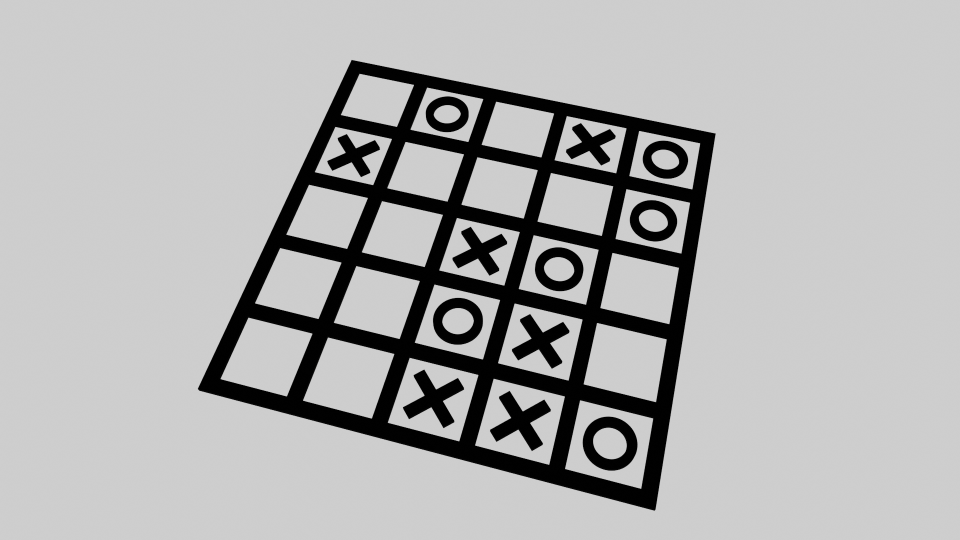
#> input picture BACKEND/easy_0.png, 1920 x 1080 px (shown at 1/2 size)
$ python board_localization.py
#> lines starting #> are read from the running program, lines starting #| are printed output that depends on the picture; after the words box and inside, x2 and y2 are one past the last pixel; in counts of white or black regions, pixels touching at a corner belong together; long printed decimals are rounded
### BACKEND/hough_transform.py
import cv2
import numpy as np

# Param:
def hough(edges, cdst):
    # (FUNCTION) Perform probabilistic hough transform and draw lines into the image
    lines = cv2.HoughLinesP(edges, 1, np.pi / 180, 50, None, 50, 10)
    print(lines)
    if lines is not None:
        for i in range(0, len(lines)):
            l = lines[i][0]
            cv2.line(cdst, (l[0], l[1]), (l[2], l[3]), (0,0,255), 3, cv2.LINE_AA)
    return lines

### BACKEND/agglom_functions.py
import sklearn.cluster as cluster
import numpy as np


def calculate_slopes(lines):
    # convert line data (two x,y point values) into a slope value
    line_slopes = []
    for line in lines:
        line_slope = 0
        if line[0][0] - line[0][2] == 0:
            line_slope = 99999
        else:
            line_slope = (line[0][1] - line[0][3]) / (line[0][0] - line[0][2])
        line_slopes.append(line_slope)
    return line_slopes


def agglom_cluster(lines, line_slopes):
    agglom_model = cluster.AgglomerativeClustering(n_clusters=2, metric='euclidean', memory=None, connectivity=None,
                                            compute_full_tree='auto', linkage='single',
                                            distance_threshold=None, compute_distances=False)

    # fit and predict the lines --> returns each line's cluster (horizontal or vertical)
    # NOTE: just predicting the lines on the training data
    slopes = np.array(line_slopes).reshape(-1, 1)
    slope_clusters = agglom_model.fit_predict(slopes)

    return slope_clusters

### BACKEND/dbscan_functions.py
import math
import cv2

POINT = 0
SLOPE = 1

def calculate_mean_point(lines, slope_clusters, cdst, LINE_DIRECTION, num_directional_lines):
    sum_x = 0
    sum_y = 0

    # track max and min x value and/or y value

    for i in range(len(lines)):
        # only counts vertical or horizontal lines (depending on set to 0 or 1)
        if slope_clusters[i] == LINE_DIRECTION:
            cv2.line(cdst, (lines[i][0][0], lines[i][0][1]), (lines[i][0][2], lines[i][0][3]), (255,0,0), 3, cv2.LINE_AA)
            sum_x += lines[i][0][0] + lines[i][0][2]
            sum_y += lines[i][0][1] + lines[i][0][3]
            num_directional_lines += 1

    avg_x = int(sum_x / (2 * num_directional_lines))
    avg_y = int(sum_y / (2 * num_directional_lines))
    return avg_x, avg_y, num_directional_lines


def calculate_mean_slope(lines, slope_clusters, LINE_DIRECTION, line_slopes, num_directional_lines):
    lines_with_slopes = []
    avg_angle = 0
    for i in range(len(lines)):
        # only counts vertical or horizontal lines (depending on set to 0 or 1)
        if slope_clusters[i] == LINE_DIRECTION:
            lines_with_slopes.append([lines[i], line_slopes[i]])
            avg_angle += math.atan(line_slopes[i])

    # avg_slope = avg_slope / (2 * num_directional_lines)
    print(num_directional_lines)
    avg_slope = math.tan(avg_angle / (num_directional_lines))
    return avg_slope, lines_with_slopes

def calculate_intersections(cdst, slope_clusters, LINE_DIRECTION, lines, line_slopes, y_intercept_avg_vert_line,y_intercept_avg_horizontal_line, avg_slope_0, avg_slope_1):
    intersections = []
    # need to change this to
    intersections_and_slope = []

    for i in range(len(lines)):
        # only counts vertical or horizontal lines (depending on set to 0 or 1)
        if slope_clusters[i] != LINE_DIRECTION:
            # b = y - mx
            y_intercept_horizontal_line = lines[i][0][1] - (line_slopes[i] * lines[i][0][0])
            intersection_x = (y_intercept_avg_vert_line - y_intercept_horizontal_line) / (line_slopes[i] - avg_slope_0)
            intersection_y = ((avg_slope_0 * intersection_x) + y_intercept_avg_vert_line)
            intersections.append([intersection_x, intersection_y])
            intersections_and_slope.append(([intersection_x, intersection_y], line_slopes[i]))
            cv2.circle(cdst, (int(intersection_x), int(intersection_y)), 5, (0, 255, 0), 10)

        else:
            y_intercept_horizontal_line = lines[i][0][1] - (line_slopes[i] * lines[i][0][0])
            intersection_x = (y_intercept_avg_horizontal_line - y_intercept_horizontal_line) / (line_slopes[i] - avg_slope_1)
            intersection_y = ((avg_slope_1 * intersection_x) + y_intercept_avg_horizontal_line)
            intersections.append([intersection_x, intersection_y])
            intersections_and_slope.append(([intersection_x, intersection_y], line_slopes[i]))
            cv2.circle(cdst, (int(intersection_x), int(intersection_y)), 5, (0, 255, 0), 10)

    return intersections, intersections_and_slope


def build_cluster_dict(intercept_clusters, intersections_and_slope):
    cluster_dict = dict()

    for i in range(len(intercept_clusters.labels_)):
        if intercept_clusters.labels_[i] not in cluster_dict:
            cluster_dict[intercept_clusters.labels_[i]] = [intersections_and_slope[i]]
        else:
            cluster_dict[intercept_clusters.labels_[i]].append(intersections_and_slope[i])

    return cluster_dict


def calculate_cluster_averages(cluster_dict):
    merged_points = dict()

    for c in cluster_dict:
        point_sum = [0.0, 0.0]
        slope_sum = 0.0

        for i in cluster_dict[c]:
            point_sum[0] += i[POINT][0]
            point_sum[1] += i[POINT][1]
            print(i[SLOPE])
            slope_sum += i[SLOPE]

        point_average = [(point_sum[0]/len(cluster_dict[c])), (point_sum[1]/len(cluster_dict[c]))]
        slope_average = slope_sum/len(cluster_dict[c])
        merged_points[c] = [point_average, slope_average]

    return merged_points

### BACKEND/board_localization.py
import cv2
import numpy as np
import math
from matplotlib import pyplot as plt
from matplotlib import image as im
import sklearn.cluster as cluster
from hough_transform import hough
from agglom_functions import *
from dbscan_functions import *

# Enumeration
EPSILON = 60
LINE_DIRECTION = 0 # line direction = 0

# Read image as grayscale.
img = cv2.imread('easy_0.png', cv2.IMREAD_GRAYSCALE)
#> img: shape (1080, 1920); min 0, max 206, mean 175.5
assert img is not None, "File not found."
height, width = img.shape
#> height = 1080; width = 1920

# Perform canny edge detection.
edges = cv2.Canny(img,100,200)
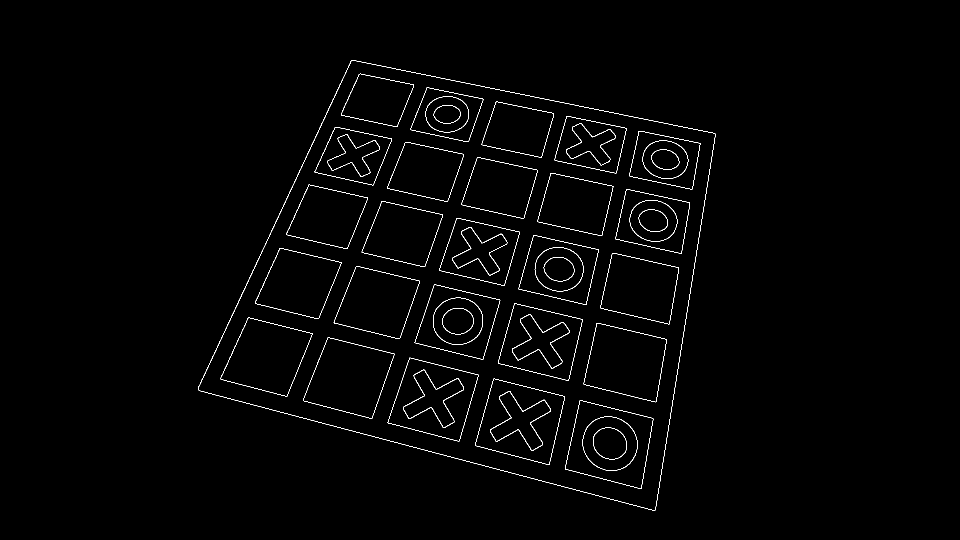
#> edges: shape (1080, 1920) (shown at 1/2 size); 1% white in thin lines or dots, all inside (x1, y1, x2, y2) = (396, 120, 1432, 1022)
cdst = cv2.cvtColor(edges, cv2.COLOR_GRAY2BGR)

# Perform hough transform
lines = hough(edges, cdst)
#> in hough, `lines = cv2.HoughLinesP(edges, 1, np.pi / 180, 50, None, 50, 10)`: lines = 126 rows, first 6: [396, 776, 633, 268], [1310, 1020, 1398, 469], [954, 314, 1075, 340], [987, 757, 1129, 792], [1109, 320, 1231, 346], [572, 469, 694, 497]
#> (printed output is left out)
#> the loop in hough, `for i in range(0, len(lines)):` made 126 passes
#> l on passes 1 to 12: [396, 776, 633, 268], [1310, 1020, 1398, 469], [954, 314, 1075, 340], [987, 757, 1129, 792], [1109, 320, 1231, 346], [572, 469, 694, 497], [1201, 616, 1338, 648], [1172, 609, 1197, 499], [772, 879, 1171, 985], [695, 496, 735, 396], [397, 780, 780, 882], [966, 718, 1000, 601]
#> after the loop in hough, `for i in range(0, len(lines)):`:
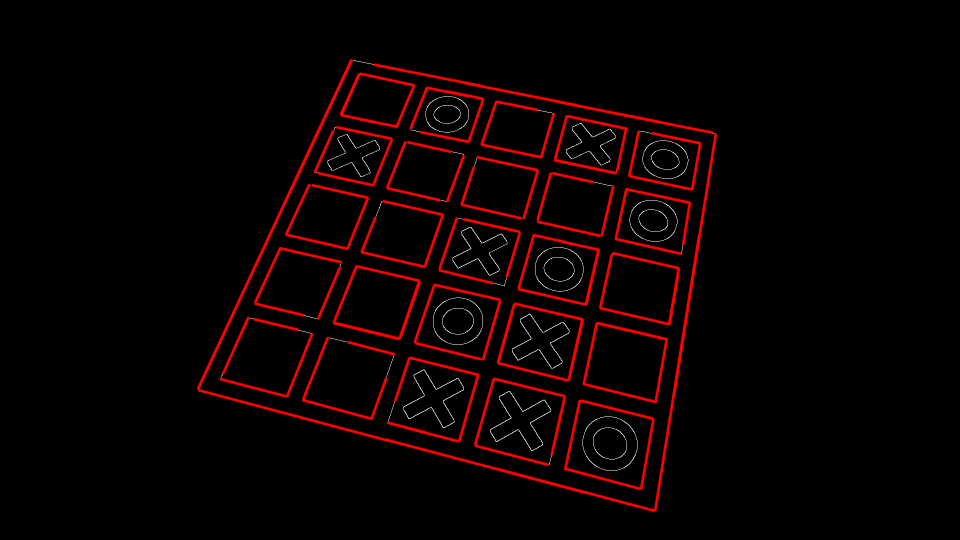
#> cdst: shape (1080, 1920, 3) (shown at 1/2 size); mean B, G, R 0.9, 0.9, 10.8

# Show image.
while True:
    cv2.imshow('test', cdst)
    if cv2.waitKey(1) == ord('q'):
#> (key q is pressed here)
        break

# AGGLOMERATIVE CLUSTERING PREP FUNCTIONS
line_slopes = calculate_slopes(lines) # Calc slopes
#> the loop in calculate_slopes, `for line in lines:` made 126 passes
#> (line, line_slope) on passes 1 to 12: ([[396, 776, 633, 268]], -2.14), ([[1310, 1020, 1398, 469]], -6.26), ([[954, 314, 1075, 340]], 0.215), ([[987, 757, 1129, 792]], 0.246), ([[1109, 320, 1231, 346]], 0.213), ([[572, 469, 694, 497]], 0.23), ([[1201, 616, 1338, 648]], 0.234), ([[1172, 609, 1197, 499]], -4.4), ([[772, 879, 1171, 985]], 0.266), ([[695, 496, 735, 396]], -2.5), ([[397, 780, 780, 882]], 0.266), ([[966, 718, 1000, 601]], -3.44)
#> line_slope on passes 61 to 66: 0.272, -4.72, 0.22, 0.227, 0.226, 0.225
#> after the loop in calculate_slopes, `for line in lines:`: line_slopes = 126 values, max 0.272 at index 60, min -6.31 at index 125, mean -1.64
slope_clusters = agglom_cluster(lines, line_slopes) # Calculate vertical/horizontal line clusters
#> in agglom_cluster, `slopes = np.array(line_slopes).reshape(-1, 1)`: slopes has the same summary as line_slopes in calculate_slopes
#> in agglom_cluster, `slope_clusters = agglom_model.fit_predict(slopes)`: slope_clusters = 126 values, max 1 at index 2, min 0 at index 0, mean 0.508


# DBSCAN PREP FUNCTIONS
num_directional_lines = 0 # used to count number of lines that are equal to LINE_DIRECTION

# Calculates the mean point in the image
avg_x, avg_y, num_directional_lines = calculate_mean_point(lines, slope_clusters, cdst, LINE_DIRECTION, num_directional_lines)
#> the loop in calculate_mean_point, `for i in range(len(lines)):` made 126 passes
#> (sum_x, sum_y) on passes 1, 2, 8, 10, 12, 14, 16, 17, 18, 20, 22, 25: (1029, 1044), (3737, 2533), (6106, 3641), (7536, 4533), (9502, 5852), (12280, 6913), (13478, 8372), (14763, 8871), (16403, 10107), (18277, 11738), (20971, 12937), (23338, 14048)
#> after the loop in calculate_mean_point, `for i in range(len(lines)):`:
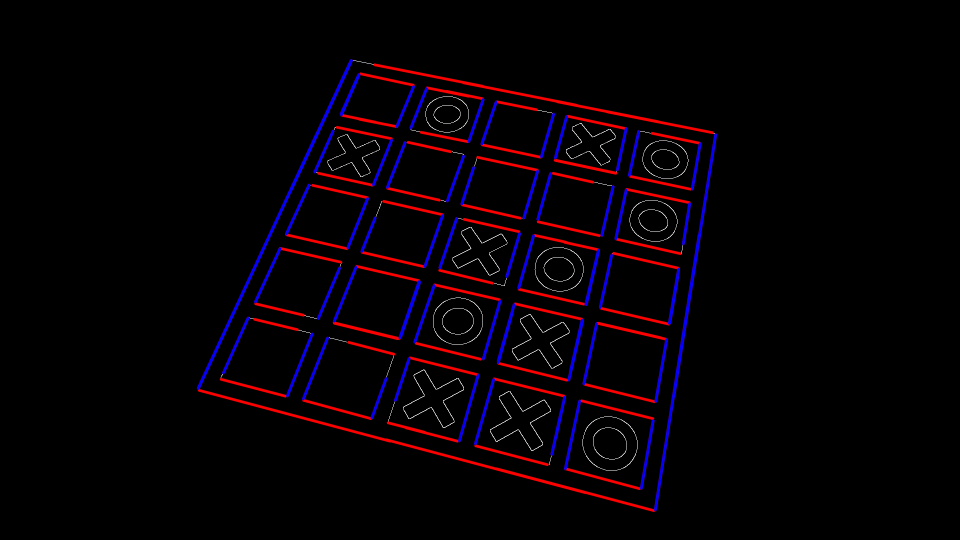
#> cdst: shape (1080, 1920, 3) (shown at 1/2 size); 2.37% of pixels changed, all inside (x1, y1, x2, y2) = (393, 118, 1435, 1023)
#> after the loop in calculate_mean_point, `for i in range(len(lines)):`: num_directional_lines = 62; sum_x = 119498; sum_y = 64963
#> in calculate_mean_point, `avg_x = int(sum_x / (2 * num_directional_lines))`: avg_x = 963
#> in calculate_mean_point, `avg_y = int(sum_y / (2 * num_directional_lines))`: avg_y = 523
#> avg_x = 963; avg_y = 523; num_directional_lines = 62

#Calculates the mean slope of all of the LINE_DIRECTION = 0 lines
avg_slope_0, lines_with_slopes_0 = calculate_mean_slope(lines, slope_clusters, 0, line_slopes, num_directional_lines)
#> the loop in calculate_mean_slope, `for i in range(len(lines)):` made 126 passes
#> avg_angle on passes 1, 2, 8, 10, 12, 14, 16, 17, 18, 20, 22, 25: -1.13, -2.55, -3.89, -5.08, -6.37, -7.78, -8.97, -10.11, -11.35, -12.64, -14.04, -15.38
#> after the loop in calculate_mean_slope, `for i in range(len(lines)):`: avg_angle = -78.83; lines_with_slopes = 62 items, first 6: [[[396, 776, 633, 268]], -2.14], [[[1310, 1020, 1398, 469]], -6.26], [[[1172, 609, 1197, 499]], -4.4], [[[695, 496, 735, 396]], -2.5], [[[966, 718, 1000, 601]], -3.44], [[[1347, 793, 1431, 268]], -6.25]
#| 62
#> in calculate_mean_slope, `avg_slope = math.tan(avg_angle / (num_directional_lines))`: avg_slope = -3.24
#> avg_slope_0 = -3.24; lines_with_slopes_0 has the same summary as lines_with_slopes in calculate_mean_slope
# Calculates the mean slope of all of the LINE_DIRECTION = 1 lines
avg_slope_1, lines_with_slopes_1 = calculate_mean_slope(lines, slope_clusters, 1, line_slopes, num_directional_lines)
#> the loop in calculate_mean_slope (call 2), `for i in range(len(lines)):` made 126 passes
#> avg_angle on passes 3, 4, 5, 6, 7, 9, 11, 13, 15, 19, 21, 23: 0.212, 0.453, 0.663, 0.889, 1.12, 1.38, 1.64, 1.88, 2.1, 2.34, 2.55, 2.77
#| 62
#> avg_slope_1 = 0.237; lines_with_slopes_1 = 64 items, first 6: [[[954, 314, 1075, 340]], 0.215], [[[987, 757, 1129, 792]], 0.246], [[[1109, 320, 1231, 346]], 0.213], [[[572, 469, 694, 497]], 0.23], [[[1201, 616, 1338, 648]], 0.234], [[[772, 879, 1171, 985]], 0.266]

print(avg_slope_0, end="\n\n")
#| -3.240
print(avg_slope_1, end="\n\n")
#| 0.237
#print([i for i in lines_with_slopes_0], end="\n\n")
#print([i for i in lines_with_slopes_1], end="\n\n")


# calculate y-intercept (b) of mean vertical line
# b = y - mx
y_intercept_avg_vert_line = avg_y - (avg_slope_0 * avg_x)
#> y_intercept_avg_vert_line = 3643.4
y_intercept_avg_horizontal_line = avg_y - (avg_slope_1 * avg_x)
#> y_intercept_avg_horizontal_line = 294.7


# calculates the points of intersection between avg line (vertical & horizontal) & each actual line
intersections, intersections_and_slope = calculate_intersections(cdst, slope_clusters, LINE_DIRECTION, lines, line_slopes, y_intercept_avg_vert_line,y_intercept_avg_horizontal_line, avg_slope_0, avg_slope_1)
#> the loop in calculate_intersections, `for i in range(len(lines)):` made 126 passes
#> (y_intercept_horizontal_line, intersection_x, intersection_y) on passes 1 to 12: (1624.8, 558.7, 427.2), (9222.4, 1373.8, 620.4), (109, 1022.9, 328.8), (513.7, 897.6, 735), (83.66, 1030.8, 303.3), (337.7, 952.7, 556.4), (335.5, 952.2, 557.9), (5765.8, 1179.9, 574.4), (673.9, 847, 898.9), (2233.5, 708.3, 462.6), (674.3, 846.7, 899.8), (4042.2, 1018.8, 536.2)
#> y_intercept_horizontal_line on pass 34: 8295.1
#> after the loop in calculate_intersections, `for i in range(len(lines)):`:
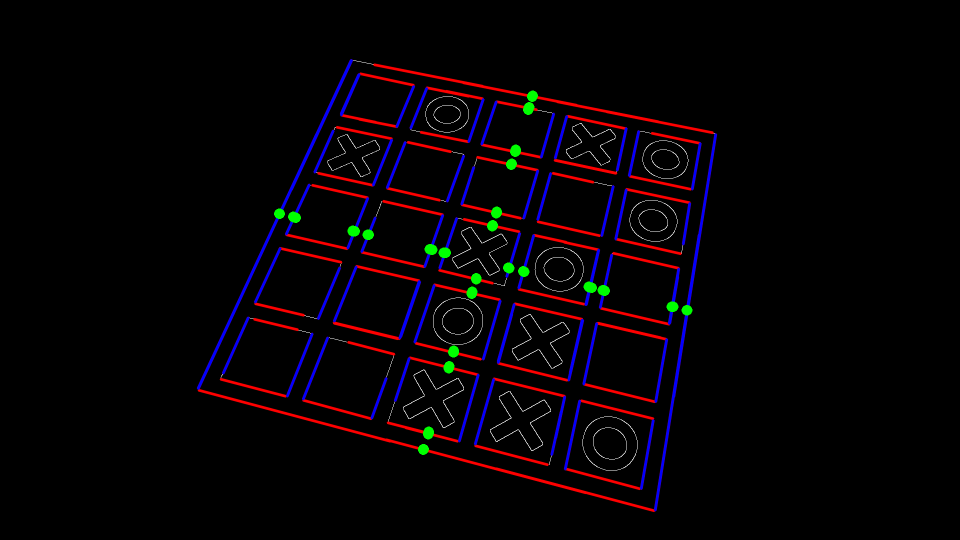
#> cdst: shape (1080, 1920, 3) (shown at 1/2 size); 0.47% of pixels changed, all inside (x1, y1, x2, y2) = (548, 181, 1385, 910)


while True:
    cv2.imshow('test', cdst)
    if cv2.waitKey(1) == ord('q'):
#> (key q is pressed here)
        break


# Perform DBSCAN and obtain clusters with just the intersections, not the slopes
intercept_clusters = cluster.DBSCAN(eps=EPSILON, min_samples=1).fit(np.array(intersections))

for i in range(len(intersections)):
    if intercept_clusters.labels_[i] >= 0:
        cv2.circle(cdst, (int(intersections[i][0]), int(intersections[i][1])), 5, (int(intercept_clusters.labels_[i]*21), 0, 0), 10)
#> this loop made 126 passes
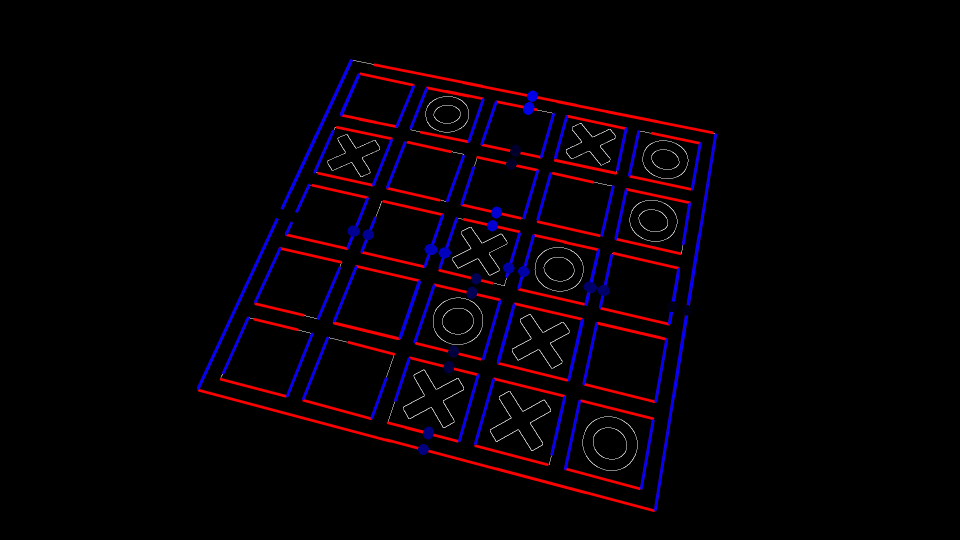
#> cdst: shape (1080, 1920, 3) (shown at 1/2 size); 0.47% of pixels changed, all inside (x1, y1, x2, y2) = (548, 181, 1385, 910)

while True:
    cv2.imshow('test', cdst)
    if cv2.waitKey(1) == ord('q'):
#> (key q is pressed here)
        break


# (FUNCTION) done
cluster_dict = build_cluster_dict(intercept_clusters, intersections_and_slope)

# (FUNCTION) Calculate the average point and slope for each cluster.
merged_points = calculate_cluster_averages(cluster_dict)
#> the loop in calculate_cluster_averages, `for c in cluster_dict:` made 12 passes
#> (printed output is left out)

for c in merged_points:
    print(f"{c}: {merged_points[c]}\n\n")
#> this loop made 12 passes
#| 0: [[578.863, 431.942], -2.190]
#| 1: [[1352.002, 615.211], -5.945]
#| 2: [[1027.709, 313.327], 0.2112]
#| 3: [[902.923, 717.664], 0.2466]
#| 4: [[947.490, 573.256], 0.2316]
#| 5: [[1190.202, 576.857], -4.528]
#| 6: [[853.659, 877.292], 0.2643]
#| 7: [[722.068, 465.888], -2.475]
#> (further printed lines are left out)

for i in merged_points:
    cv2.circle(cdst, (np.int_(merged_points[i][0][0]), np.int_(merged_points[i][0][1])), 5, (255, 244, 244), 5)
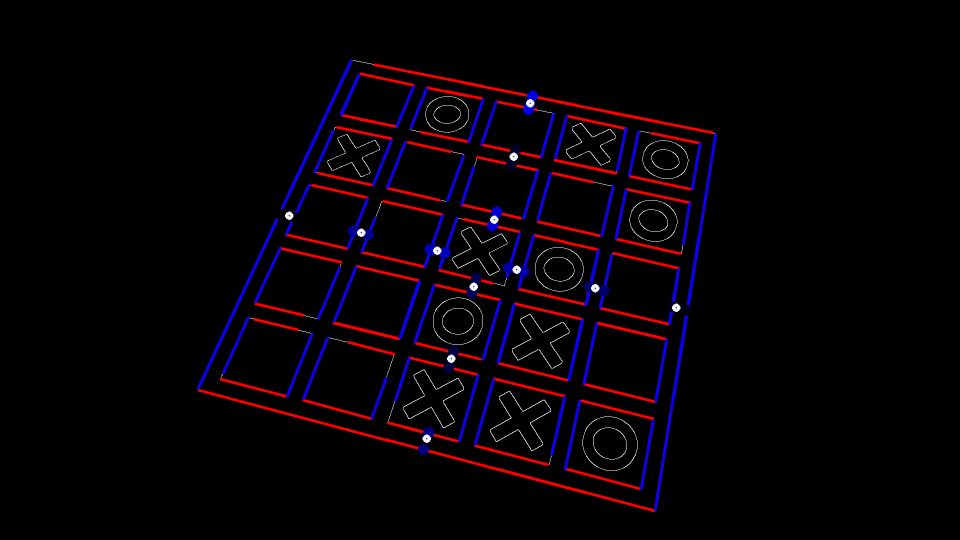
#> cdst: shape (1080, 1920, 3) (shown at 1/2 size); 0.12% of pixels changed, all inside (x1, y1, x2, y2) = (570, 198, 1361, 886)

print(f"height = {height}")
print(f"width = {width}")

for i in merged_points:
    point, slope = merged_points[i][POINT], merged_points[i][SLOPE]

    if slope == float("inf"):
        pt1 = (point[0], 0)
        pt2 = (point[0], height)
    else:
        pt1 = (0, int(point[1] - slope * point[0]))
        pt2 = (width, int(point[1] + slope * (width - point[0])))

    cv2.line(cdst, pt1, pt2, (255, 255, 255), 2)
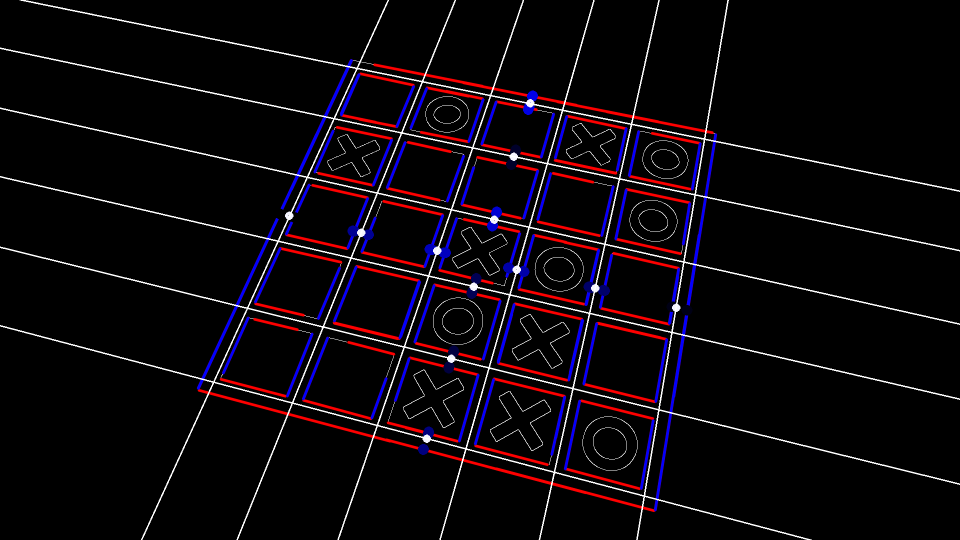
#> cdst: shape (1080, 1920, 3) (shown at 1/2 size); 2.57% of pixels changed, all inside (x1, y1, x2, y2) = (0, 0, 1920, 1080)

while True:
    cv2.imshow('test', cdst)
    if cv2.waitKey(1) == ord('q'):
#> (key q is pressed here)
        break
